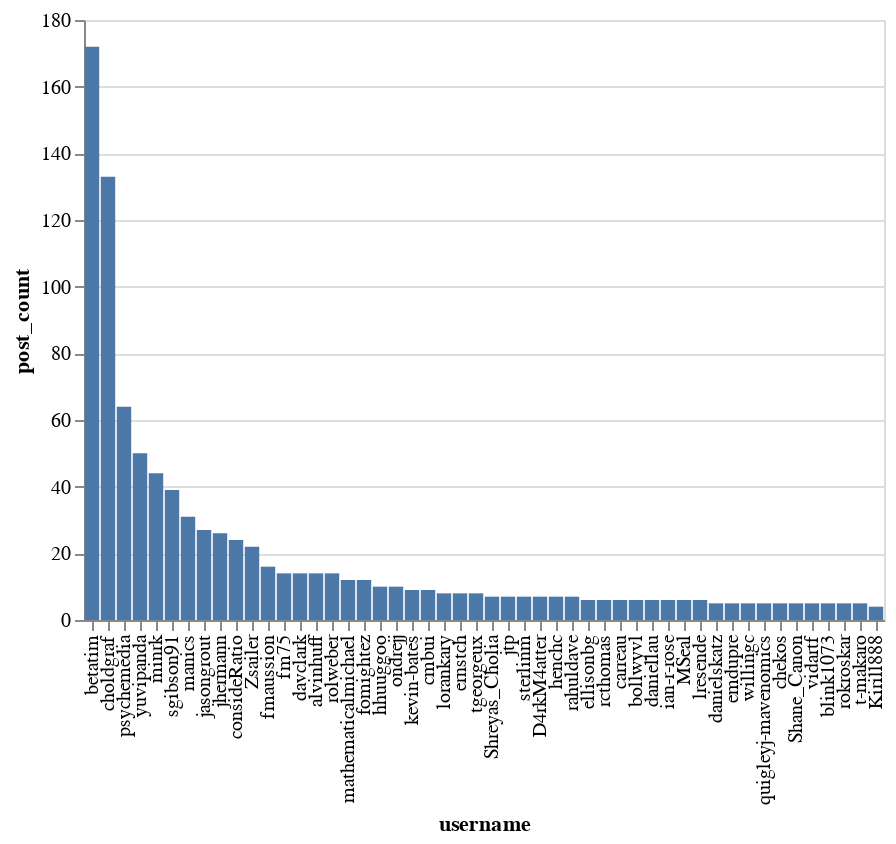

Notebook cell for this chart:
### Code cell
plot_user_data(users.head(50), 'post_count')

### Figure 1 — Vega-Lite specification as saved in the notebook (floating-point values rounded to 4 significant figures)
{"$schema": "https://vega.github.io/schema/vega-lite/v3.3.0.json", "config": {"mark": {"tooltip": null}, "view": {"height": 300, "width": 400}}, "data": {"name": "data-fab638c1a39f244f71d1f297be32a4a2"}, "datasets": {"data-fab638c1a39f244f71d1f297be32a4a2": [{"days_visited": 78, "id": 6, "likes_given": 209, "likes_received": 132, "post_count": 172, "posts_read": 1324, "topic_count": 17, "topics_entered": 314, "user": {"avatar_template": "/user_avatar/discourse.jupyter.org/betatim/{size}/10_2.png", "id": 6, "name": "Tim Head", "title": "", "username": "betatim"}, "username": "betatim"}, {"days_visited": 90, "id": 3, "likes_given": 195, "likes_received": 115, "post_count": 133, "posts_read": 968, "topic_count": 31, "topics_entered": 252, "user": {"avatar_template": "/user_avatar/discourse.jupyter.org/choldgraf/{size}/12_2.png", "id": 3, "name": "Chris Holdgraf", "title": "Regular", "username": "choldgraf"}, "username": "choldgraf"}, {"days_visited": 69, "id": 24, "likes_given": 18, "likes_received": 53, "post_count": 64, "posts_read": 659, "topic_count": 8, "topics_entered": 261, "user": {"avatar_template": "/user_avatar/discourse.jupyter.org/psychemedia/{size}/24_2.png", "id": 24, "name": "Tony Hirst", "title": null, "username": "psychemedia"}, "username": "psychemedia"}, {"days_visited": 66, "id": 12, "likes_given": 9, "likes_received": 49, "post_count": 50, "posts_read": 868, "topic_count": 8, "topics_entered": 163, "user": {"avatar_template": "/user_avatar/discourse.jupyter.org/yuvipanda/{size}/17_2.png", "id": 12, "name": "Yuvi Panda", "title": null, "username": "yuvipanda"}, "username": "yuvipanda"}, {"days_visited": 80, "id": 8, "likes_given": 6, "likes_received": 48, "post_count": 44, "posts_read": 745, "topic_count": 3, "topics_entered": 178, "user": {"avatar_template": "/user_avatar/discourse.jupyter.org/minrk/{size}/13_2.png", "id": 8, "name": "Min RK", "title": null, "username": "minrk"}, "username": "minrk"}, {"days_visited": 69, "id": 116, "likes_given": 21, "likes_received": 47, "post_count": 39, "posts_read": 586, "topic_count": 7, "topics_entered": 106, "user": {"avatar_template": "/user_avatar/discourse.jupyter.org/sgibson91/{size}/487_2.png", "id": 116, "name": "Sarah Gibson", "title": "", "username": "sgibson91"}, "username": "sgibson91"}, {"days_visited": 77, "id": 73, "likes_given": 13, "likes_received": 30, "post_count": 31, "posts_read": 1500, "topic_count": 2, "topics_entered": 320, "user": {"avatar_template": "/user_avatar/discourse.jupyter.org/manics/{size}/85_2.png", "id": 73, "name": "Simon", "title": null, "username": "manics"}, "username": "manics"}, {"days_visited": 14, "id": 220, "likes_given": 1, "likes_received": 24, "post_count": 27, "posts_read": 186, "topic_count": 1, "topics_entered": 56, "user": {"avatar_template": "/user_avatar/discourse.jupyter.org/jasongrout/{size}/371_2.png", "id": 220, "name": "Jason Grout", "title": null, "username": "jasongrout"}, "username": "jasongrout"}, {"days_visited": 64, "id": 239, "likes_given": 6, "likes_received": 11, "post_count": 26, "posts_read": 477, "topic_count": 0, "topics_entered": 135, "user": {"avatar_template": "/user_avatar/discourse.jupyter.org/jhermann/{size}/257_2.png", "id": 239, "name": "Jürgen Hermann", "title": null, "username": "jhermann"}, "username": "jhermann"}, {"days_visited": 81, "id": 30, "likes_given": 78, "likes_received": 18, "post_count": 24, "posts_read": 312, "topic_count": 2, "topics_entered": 66, "user": {"avatar_template": "/user_avatar/discourse.jupyter.org/consideratio/{size}/30_2.png", "id": 30, "name": "Erik Sundell", "title": null, "username": "consideRatio"}, "username": "consideRatio"}, {"days_visited": 60, "id": 99, "likes_given": 45, "likes_received": 19, "post_count": 22, "posts_read": 535, "topic_count": 2, "topics_entered": 112, "user": {"avatar_template": "/user_avatar/discourse.jupyter.org/zsailer/{size}/106_2.png", "id": 99, "name": "Zachary Sailer", "title": null, "username": "Zsailer"}, "username": "Zsailer"}, {"days_visited": 19, "id": 234, "likes_given": 5, "likes_received": 3, "post_count": 16, "posts_read": 84, "topic_count": 3, "topics_entered": 10, "user": {"avatar_template": "/user_avatar/discourse.jupyter.org/fmaussion/{size}/390_2.png", "id": 234, "name": "Fabien Maussion", "title": null, "username": "fmaussion"}, "username": "fmaussion"}, {"days_visited": 29, "id": 60, "likes_given": 12, "likes_received": 9, "post_count": 14, "posts_read": 336, "topic_count": 1, "topics_entered": 46, "user": {"avatar_template": "/user_avatar/discourse.jupyter.org/fm75/{size}/71_2.png", "id": 60, "name": "Fred Mitchell", "title": "", "username": "fm75"}, "username": "fm75"}, {"days_visited": 30, "id": 372, "likes_given": 6, "likes_received": 13, "post_count": 14, "posts_read": 208, "topic_count": 2, "topics_entered": 30, "user": {"avatar_template": "/user_avatar/discourse.jupyter.org/davclark/{size}/489_2.png", "id": 372, "name": "Dav Clark", "title": null, "username": "davclark"}, "username": "davclark"}, {"days_visited": 28, "id": 419, "likes_given": 0, "likes_received": 3, "post_count": 14, "posts_read": 77, "topic_count": 6, "topics_entered": 19, "user": {"avatar_template": "/user_avatar/discourse.jupyter.org/alvinhuff/{size}/550_2.png", "id": 419, "name": "Alvin Huff", "title": null, "username": "alvinhuff"}, "username": "alvinhuff"}, {"days_visited": 26, "id": 485, "likes_given": 36, "likes_received": 14, "post_count": 14, "posts_read": 227, "topic_count": 1, "topics_entered": 45, "user": {"avatar_template": "/user_avatar/discourse.jupyter.org/rolweber/{size}/657_2.png", "id": 485, "name": "Roland Weber", "title": null, "username": "rolweber"}, "username": "rolweber"}, {"days_visited": 11, "id": 254, "likes_given": 13, "likes_received": 1, "post_count": 12, "posts_read": 175, "topic_count": 0, "topics_entered": 22, "user": {"avatar_template": "/user_avatar/discourse.jupyter.org/mathematicalmichael/{size}/322_2.png", "id": 254, "name": "Michael Pilosov", "title": null, "username": "mathematicalmichael"}, "username": "mathematicalmichael"}, {"days_visited": 62, "id": 11, "likes_given": 56, "likes_received": 8, "post_count": 12, "posts_read": 735, "topic_count": 1, "topics_entered": 166, "user": {"avatar_template": "/user_avatar/discourse.jupyter.org/fomightez/{size}/495_2.png", "id": 11, "name": "Wayne", "title": null, "username": "fomightez"}, "username": "fomightez"}, {"days_visited": 17, "id": 145, "likes_given": 0, "likes_received": 9, "post_count": 10, "posts_read": 172, "topic_count": 3, "topics_entered": 31, "user": {"avatar_template": "/user_avatar/discourse.jupyter.org/hhuuggoo/{size}/242_2.png", "id": 145, "name": "saturncloud.io", "title": "", "username": "hhuuggoo"}, "username": "hhuuggoo"}, {"days_visited": 34, "id": 432, "likes_given": 28, "likes_received": 6, "post_count": 10, "posts_read": 272, "topic_count": 2, "topics_entered": 63, "user": {"avatar_template": "/user_avatar/discourse.jupyter.org/ondrejj/{size}/567_2.png", "id": 432, "name": "Ondřej ", "title": null, "username": "ondrejj"}, "username": "ondrejj"}, {"days_visited": 32, "id": 217, "likes_given": 9, "likes_received": 6, "post_count": 9, "posts_read": 181, "topic_count": 0, "topics_entered": 38, "user": {"avatar_template": "/user_avatar/discourse.jupyter.org/kevin-bates/{size}/234_2.png", "id": 217, "name": "Kevin Bates", "title": null, "username": "kevin-bates"}, "username": "kevin-bates"}, {"days_visited": 23, "id": 333, "likes_given": 13, "likes_received": 7, "post_count": 9, "posts_read": 22, "topic_count": 0, "topics_entered": 2, "user": {"avatar_template": "/user_avatar/discourse.jupyter.org/cmbui/{size}/436_2.png", "id": 333, "name": "Christina", "title": null, "username": "cmbui"}, "username": "cmbui"}, {"days_visited": 10, "id": 510, "likes_given": 0, "likes_received": 6, "post_count": 8, "posts_read": 10, "topic_count": 2, "topics_entered": 4, "user": {"avatar_template": "https://avatars.discourse.org/v4/letter/l/ac8455/{size}.png", "id": 510, "name": "Lorankary", "title": null, "username": "lorankary"}, "username": "lorankary"}, {"days_visited": 8, "id": 390, "likes_given": 1, "likes_received": 1, "post_count": 8, "posts_read": 51, "topic_count": 6, "topics_entered": 18, "user": {"avatar_template": "https://avatars.discourse.org/v4/letter/e/9de0a6/{size}.png", "id": 390, "name": "Ernst", "title": null, "username": "ernstch"}, "username": "ernstch"}, {"days_visited": 45, "id": 222, "likes_given": 4, "likes_received": 11, "post_count": 8, "posts_read": 128, "topic_count": 1, "topics_entered": 17, "user": {"avatar_template": "https://avatars.discourse.org/v4/letter/t/f05b48/{size}.png", "id": 222, "name": "Timothy George", "title": null, "username": "tgeorgeux"}, "username": "tgeorgeux"}, {"days_visited": 9, "id": 566, "likes_given": 0, "likes_received": 1, "post_count": 7, "posts_read": 29, "topic_count": 1, "topics_entered": 7, "user": {"avatar_template": "/user_avatar/discourse.jupyter.org/shreyas_cholia/{size}/784_2.png", "id": 566, "name": "Shreyas Cholia", "title": null, "username": "Shreyas_Cholia"}, "username": "Shreyas_Cholia"}, {"days_visited": 86, "id": 77, "likes_given": 6, "likes_received": 6, "post_count": 7, "posts_read": 830, "topic_count": 0, "topics_entered": 178, "user": {"avatar_template": "/user_avatar/discourse.jupyter.org/jtp/{size}/882_2.png", "id": 77, "name": "Jeremy Tuloup", "title": "", "username": "jtp"}, "username": "jtp"}, {"days_visited": 18, "id": 227, "likes_given": 10, "likes_received": 2, "post_count": 7, "posts_read": 272, "topic_count": 0, "topics_entered": 56, "user": {"avatar_template": "/user_avatar/discourse.jupyter.org/sterlinm/{size}/241_2.png", "id": 227, "name": "Michael", "title": null, "username": "sterlinm"}, "username": "sterlinm"}, {"days_visited": 14, "id": 487, "likes_given": 0, "likes_received": 0, "post_count": 7, "posts_read": 83, "topic_count": 4, "topics_entered": 25, "user": {"avatar_template": "/user_avatar/discourse.jupyter.org/d4rkm4atter/{size}/663_2.png", "id": 487, "name": "", "title": null, "username": "D4rkM4atter"}, "username": "D4rkM4atter"}, {"days_visited": 14, "id": 351, "likes_given": 0, "likes_received": 8, "post_count": 7, "posts_read": 60, "topic_count": 1, "topics_entered": 14, "user": {"avatar_template": "/user_avatar/discourse.jupyter.org/henchc/{size}/452_2.png", "id": 351, "name": "Christopher Hench", "title": null, "username": "henchc"}, "username": "henchc"}, {"days_visited": 17, "id": 462, "likes_given": 0, "likes_received": 1, "post_count": 7, "posts_read": 73, "topic_count": 3, "topics_entered": 13, "user": {"avatar_template": "https://avatars.discourse.org/v4/letter/r/6f9a4e/{size}.png", "id": 462, "name": "Rahul Dave", "title": null, "username": "rahuldave"}, "username": "rahuldave"}, {"days_visited": 13, "id": 9, "likes_given": 0, "likes_received": 7, "post_count": 6, "posts_read": 92, "topic_count": 1, "topics_entered": 14, "user": {"avatar_template": "/user_avatar/discourse.jupyter.org/ellisonbg/{size}/14_2.png", "id": 9, "name": "Brian Granger", "title": null, "username": "ellisonbg"}, "username": "ellisonbg"}, {"days_visited": 9, "id": 195, "likes_given": 0, "likes_received": 1, "post_count": 6, "posts_read": 33, "topic_count": 0, "topics_entered": 8, "user": {"avatar_template": "/user_avatar/discourse.jupyter.org/rcthomas/{size}/201_2.png", "id": 195, "name": "", "title": null, "username": "rcthomas"}, "username": "rcthomas"}, {"days_visited": 17, "id": 4, "likes_given": 0, "likes_received": 17, "post_count": 6, "posts_read": 42, "topic_count": 3, "topics_entered": 13, "user": {"avatar_template": "/user_avatar/discourse.jupyter.org/carreau/{size}/8_2.png", "id": 4, "name": "Matthias Bussonnier", "title": null, "username": "carreau"}, "username": "carreau"}, {"days_visited": 3, "id": 679, "likes_given": 0, "likes_received": 8, "post_count": 6, "posts_read": 55, "topic_count": 0, "topics_entered": 11, "user": {"avatar_template": "https://avatars.discourse.org/v4/letter/b/d9b06d/{size}.png", "id": 679, "name": "Nicholas Bollweg", "title": null, "username": "bollwyvl"}, "username": "bollwyvl"}, {"days_visited": 22, "id": 281, "likes_given": 4, "likes_received": 8, "post_count": 6, "posts_read": 41, "topic_count": 0, "topics_entered": 3, "user": {"avatar_template": "/user_avatar/discourse.jupyter.org/daniellau/{size}/427_2.png", "id": 281, "name": "Daniel L", "title": null, "username": "daniellau"}, "username": "daniellau"}, {"days_visited": 42, "id": 303, "likes_given": 5, "likes_received": 3, "post_count": 6, "posts_read": 163, "topic_count": 1, "topics_entered": 37, "user": {"avatar_template": "/user_avatar/discourse.jupyter.org/ian-r-rose/{size}/638_2.png", "id": 303, "name": "Ian Rose", "title": null, "username": "ian-r-rose"}, "username": "ian-r-rose"}, {"days_visited": 19, "id": 237, "likes_given": 1, "likes_received": 26, "post_count": 6, "posts_read": 52, "topic_count": 4, "topics_entered": 14, "user": {"avatar_template": "/user_avatar/discourse.jupyter.org/mseal/{size}/253_2.png", "id": 237, "name": "Matthew Seal", "title": null, "username": "MSeal"}, "username": "MSeal"}, {"days_visited": 24, "id": 134, "likes_given": 8, "likes_received": 17, "post_count": 6, "posts_read": 215, "topic_count": 2, "topics_entered": 48, "user": {"avatar_template": "/user_avatar/discourse.jupyter.org/lresende/{size}/239_2.png", "id": 134, "name": "Luciano Resende", "title": "", "username": "lresende"}, "username": "lresende"}, {"days_visited": 5, "id": 565, "likes_given": 2, "likes_received": 3, "post_count": 5, "posts_read": 33, "topic_count": 0, "topics_entered": 4, "user": {"avatar_template": "/user_avatar/discourse.jupyter.org/danielskatz/{size}/785_2.png", "id": 565, "name": "Daniel S. Katz", "title": null, "username": "danielskatz"}, "username": "danielskatz"}, {"days_visited": 31, "id": 184, "likes_given": 14, "likes_received": 2, "post_count": 5, "posts_read": 260, "topic_count": 1, "topics_entered": 43, "user": {"avatar_template": "/user_avatar/discourse.jupyter.org/emdupre/{size}/496_2.png", "id": 184, "name": "Elizabeth DuPre", "title": null, "username": "emdupre"}, "username": "emdupre"}, {"days_visited": 24, "id": 7, "likes_given": 21, "likes_received": 5, "post_count": 5, "posts_read": 223, "topic_count": 0, "topics_entered": 34, "user": {"avatar_template": "/user_avatar/discourse.jupyter.org/willingc/{size}/11_2.png", "id": 7, "name": "Carol Willing", "title": null, "username": "willingc"}, "username": "willingc"}, {"days_visited": 45, "id": 298, "likes_given": 0, "likes_received": 4, "post_count": 5, "posts_read": 294, "topic_count": 0, "topics_entered": 67, "user": {"avatar_template": "https://avatars.discourse.org/v4/letter/q/f04885/{size}.png", "id": 298, "name": "Joe Quigley", "title": null, "username": "quigleyj-mavenomics"}, "username": "quigleyj-mavenomics"}, {"days_visited": 41, "id": 67, "likes_given": 6, "likes_received": 7, "post_count": 5, "posts_read": 307, "topic_count": 0, "topics_entered": 103, "user": {"avatar_template": "/user_avatar/discourse.jupyter.org/chekos/{size}/93_2.png", "id": 67, "name": "Chekos", "title": null, "username": "chekos"}, "username": "chekos"}, {"days_visited": 6, "id": 562, "likes_given": 0, "likes_received": 0, "post_count": 5, "posts_read": 22, "topic_count": 0, "topics_entered": 3, "user": {"avatar_template": "/user_avatar/discourse.jupyter.org/shane_canon/{size}/783_2.png", "id": 562, "name": "Shane Canon", "title": null, "username": "Shane_Canon"}, "username": "Shane_Canon"}, {"days_visited": 76, "id": 229, "likes_given": 6, "likes_received": 0, "post_count": 5, "posts_read": 141, "topic_count": 0, "topics_entered": 52, "user": {"avatar_template": "/user_avatar/discourse.jupyter.org/vidartf/{size}/300_2.png", "id": 229, "name": "Vidar Tonaas Fauske", "title": null, "username": "vidartf"}, "username": "vidartf"}, {"days_visited": 6, "id": 556, "likes_given": 3, "likes_received": 6, "post_count": 5, "posts_read": 65, "topic_count": 0, "topics_entered": 9, "user": {"avatar_template": "/user_avatar/discourse.jupyter.org/blink1073/{size}/791_2.png", "id": 556, "name": "Steven Silvester", "title": null, "username": "blink1073"}, "username": "blink1073"}, {"days_visited": 11, "id": 430, "likes_given": 2, "likes_received": 3, "post_count": 5, "posts_read": 41, "topic_count": 1, "topics_entered": 14, "user": {"avatar_template": "/user_avatar/discourse.jupyter.org/rokroskar/{size}/563_2.png", "id": 430, "name": "Rok Roškar", "title": null, "username": "rokroskar"}, "username": "rokroskar"}, {"days_visited": 11, "id": 247, "likes_given": 6, "likes_received": 14, "post_count": 5, "posts_read": 183, "topic_count": 1, "topics_entered": 26, "user": {"avatar_template": "/user_avatar/discourse.jupyter.org/t-makaro/{size}/607_2.png", "id": 247, "name": "Tyler Makaro", "title": null, "username": "t-makaro"}, "username": "t-makaro"}, {"days_visited": 8, "id": 455, "likes_given": 1, "likes_received": 0, "post_count": 4, "posts_read": 228, "topic_count": 0, "topics_entered": 39, "user": {"avatar_template": "/user_avatar/discourse.jupyter.org/kirill888/{size}/598_2.png", "id": 455, "name": "Kirill Kouzoubov", "title": null, "username": "Kirill888"}, "username": "Kirill888"}]}, "encoding": {"x": {"field": "username", "sort": ["betatim", "choldgraf", "psychemedia", "yuvipanda", "minrk", "sgibson91", "manics", "jasongrout", "jhermann", "consideRatio", "Zsailer", "fmaussion", "fm75", "davclark", "alvinhuff", "rolweber", "mathematicalmichael", "fomightez", "hhuuggoo", "ondrejj", "kevin-bates", "cmbui", "lorankary", "ernstch", "tgeorgeux", "Shreyas_Cholia", "jtp", "sterlinm", "D4rkM4atter", "henchc", "rahuldave", "ellisonbg", "rcthomas", "carreau", "bollwyvl", "daniellau", "ian-r-rose", "MSeal", "lresende", "danielskatz", "emdupre", "willingc", "quigleyj-mavenomics", "chekos", "Shane_Canon", "vidartf", "blink1073", "rokroskar", "t-makaro", "Kirill888"], "type": "nominal"}, "y": {"field": "post_count", "type": "quantitative"}}, "mark": "bar"}
